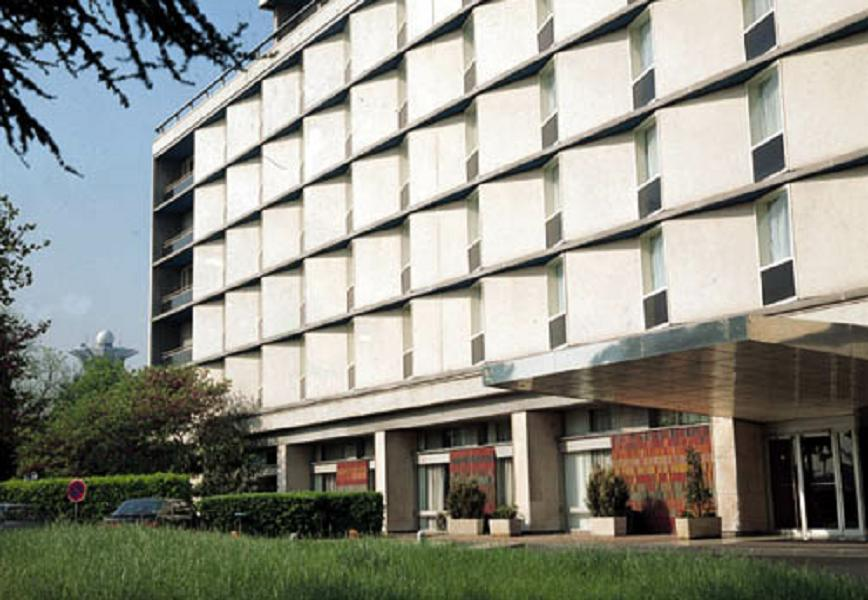
//> input picture KeyPointDetection/images/building.jpg, 868 x 600 px
$ ./GaussPyramid_Test   (built with g++ and OpenCV 4)
//> lines starting //> are read from the running program, lines starting //| are printed output that depends on the picture
### KeyPointDetection/include/src/GaussPyramid/GaussPyramid.hpp
#pragma once
#include <opencv2/core.hpp>
#include <opencv2/highgui.hpp>
#include <opencv2/imgcodecs.hpp>
#include <opencv2/imgproc.hpp>
#include <iostream>
#include <vector>
#include <map>
#include <cmath>
#include <string>

using namespace cv;

class GaussPyramid
{
    public:
        GaussPyramid(Mat& img, int numOctaves, double sigma) : numOctaves_{numOctaves}, sigma_{sigma} { this->createPyramid(img); }
        // [4 lines left out: function GaussPyramid, not called in this run]
        //member variable getters
        const int getNumOctaves() { return this->numOctaves_; }
        const int getNumLevels() { return this->numLevels_; }
        //octave getters.
        const double getSigmaAt(int octave, int level);
        const double calculateSigma(int octave, int level);
        const Mat& octaveImage(int octave) { return this->img_pyramid.at(octave); }
        const std::vector<double>& octaveSigma(int octave) { return this->sigmas_pyramid.at(octave); }
        const std::vector<Mat>& octaveBlur(int octave) { return this->gauss_pyramid.at(octave); }
        const std::vector<Mat>& octaveDiff(int octave) { return this->diff_pyramid.at(octave); }
        const std::vector<Mat>& octaveGradX(int octave) { return this->grad_x_pyramid.at(octave); }
        const std::vector<Mat>& octaveGradY(int octave) { return this->grad_y_pyramid.at(octave); }
        const std::vector<Mat>& octaveGradMag(int octave) { return this->grad_mag_pyramid.at(octave); }
        const std::vector<Mat>& octaveGradOrient(int octave) { return this->grad_orient_pyramid.at(octave); }
        //pyramid getters
        const std::vector<Mat>& imagePyramid() { return this->img_pyramid; }
        const std::map<int, std::vector<Mat>>& pyramidGauss() { return this->gauss_pyramid; }
        const std::map<int, std::vector<Mat>>& pyramidDiff() { return this->diff_pyramid; }
        const std::map<int, std::vector<Mat>>& pyramidGradX() { return this->grad_x_pyramid; }
        const std::map<int, std::vector<Mat>>& pyramidGradY() { return this->grad_y_pyramid; }
        const std::map<int, std::vector<Mat>>& pyramidGradMag() { return this->grad_mag_pyramid; }
        const std::map<int, std::vector<Mat>>& pyramidGradOrient() { return this->grad_orient_pyramid; }
        //display functions
        static void showOctave(const std::vector<Mat> images, const std::string window_name, const Point pos = Point(0,0));
        static void showPyramid(const std::map<int, std::vector<Mat>> pyramid);
    private:
        void calculateNumOctaves(Mat& img);
        double calculateSigma(int level);
        void createPyramid(Mat& img);
        void processGradients(std::vector<Mat> gaussians);
        std::vector<Mat> GaussVector(Mat& img);
        std::vector<Mat> Diff_of_Gauss(std::vector<Mat> gaussians);
        std::vector<Mat> img_pyramid;
        std::map<int, std::vector<double>> sigmas_pyramid;
        std::map<int, std::vector<Mat>> gauss_pyramid;
        std::map<int, std::vector<Mat>> diff_pyramid;
        std::map<int, std::vector<Mat>> grad_x_pyramid;
        std::map<int, std::vector<Mat>> grad_y_pyramid;
        std::map<int, std::vector<Mat>> grad_mag_pyramid;
        std::map<int, std::vector<Mat>> grad_orient_pyramid;
        int numOctaves_ = 0;
        int scaleSamples_ = 3;
        int numLevels_ = scaleSamples_ + 3;
        int currentOctave_ = 0;
        double sigma_ = 0.0f;
        double k_ = pow(2.0f, 1.0f/double(scaleSamples_));
        //see: https://www.researchgate.net/profile/Michael-Veth/publication/216789729/figure/fig12/AS:394046162915328@1470959334135/Octaves-of-the-Difference-of-Gaussian-Functions-over-a-Scale-Space-Gaussian-blurred.png
};

### KeyPointDetection/include/src/GaussPyramid/GaussPyramid.cpp
#include "GaussPyramid.hpp"

using namespace cv;
using std::cout, std::endl;

//SIFT paper considers the gaussian function G(x,y,sigma)
//it uses scales seperated by a constant k
//D (x,y,sigma) = ( G(x,y,k*sigma) - G(x,y,sigma) ) conv* I(x,y)

//after each octave, the guassian image is downsampled to half the size.
//i.e. octave 0 --> G(x,y,sigma), octave 1 --> G(x/2, y/2, sigma)

//they set k = 2^(1/s), where is s is an integer number of times we divide the image in scale space.
//ex 4 octaves, s = 4, k = 2^(1/4).

//per octave change, the sigma value is doubled while the image size is halved.
//so if we double sigma 4 times (i.e. 4 octave changes), we need 7 images in each octave?

//so basically, when computing the images of an octave, sigma stays the same
//what changes is the k factor

//does the s variable in k change depending on what octave you're currently in?
//ex: Octave 1:
//k = 2^(1/1) = 2

//Figure 1 says, for EACH octave, the intial image is repeatedly convolved w/ gaussians

//note, mathematically, due to the associative property of convolution, is it faster to
//convolve the gaussian kernels with each other, before convolving with the image.

//equally, you can blur an image with the same blur as two kernels by using
//new_sigma = sqrt( sig1**2 + sig2**2 )
//this will probably be the fastest method.
//https://math.stackexchange.com/questions/3159846/what-is-the-resulting-sigma-after-applying-successive-gaussian-blur
//for development sake though, it will just be fastest to blur each previous image.
Mat mat2gray_float(const cv::Mat& src)
{
    Mat dst;
    normalize(src, dst, 0.0, 1.0, cv::NORM_MINMAX, CV_32F);

    return dst;
}

//it may be useful to display the current octave number along with the sigma value of each image in the octave.
void GaussPyramid::showOctave(const std::vector<Mat> images, const std::string window_name, const Point pos) {
    Mat display;
    display = images.at(0);

    for (int i = 1; i < images.size(); ++i) {
        vconcat(display, images[i], display);
    }

    imshow(window_name, mat2gray_float(display));
    moveWindow(window_name, pos.x, pos.y);
}

// [7 lines left out: function showPyramid, not called in this run]

void GaussPyramid::processGradients(std::vector<Mat> gaussians) {
    //cout << "Processing image gradients" << endl;
    //hmm, according to my study, this part shouldn't actually be working. The values should be overwritten.
    //it seemed to be necessary to use a temporary variable w/ copying to make this actually work.
    //Try to fix this.

    int ksize = 1;
    int scale = 1;
    int delta = 0;
    int ddepth = CV_32F;

    std::vector<Mat> xGradients;
    std::vector<Mat> yGradients;
    std::vector<Mat> gradMags;
    std::vector<Mat> gradOrients;

    Mat sobelX;
    Mat sobelY;
    Mat mag;
    Mat orient;

    for (int i = 0; i < gaussians.size(); ++i) {
        Sobel(gaussians[i], sobelX, ddepth, 1, 0, ksize, scale, delta, BORDER_DEFAULT);
        xGradients.emplace_back(sobelX.clone());

        Sobel(gaussians[i], sobelY, ddepth, 0, 1, ksize, scale, delta, BORDER_DEFAULT);
        yGradients.emplace_back(sobelY.clone());

        magnitude(xGradients[i], yGradients[i], mag);
        gradMags.emplace_back(mag.clone());

        phase(xGradients[i], yGradients[i], orient, true);
        gradOrients.emplace_back(orient.clone());
    }

    this->grad_x_pyramid.emplace(this->currentOctave_, xGradients);
    this->grad_y_pyramid.emplace(this->currentOctave_, yGradients);
    this->grad_mag_pyramid.emplace(this->currentOctave_, gradMags);
    this->grad_orient_pyramid.emplace(this->currentOctave_, gradOrients);
}

void GaussPyramid::createPyramid(Mat& img) {
    //the sift paper states they double the size of the original image for the first level of the pyramid.
    //'double the size of the input image using linear interpolation prior to building the first level of the pyramid'
    Mat pyrBase;
    resize(img, pyrBase, Size(), 2, 2, INTER_LINEAR);

    for (int i = 0; i < this->numOctaves_; ++i) {
        this->currentOctave_ = i;   //this is set in order to calculate the sigma value of each level in each octave.

        //allocate 6 empty images to move the data over.
        std::vector<Mat> gaussians = GaussVector(pyrBase);
        std::vector<Mat> diffs = Diff_of_Gauss(gaussians);
        processGradients(gaussians);
        this->img_pyramid.emplace_back(pyrBase);                //TODO: Does the image pyramid need to contain unblurred images??

        //The SIFT paper states that, they take a gaussian image w/ twice the initial value of sigma, this corresponds to
        //the 3rd image from the top (in our case, the 4th image)
        Mat octaveBase = gaussians.at(this->scaleSamples_); //only copies the header

        //now with the resized image, repeat the two for the other levels of the pyramid.
        resize(octaveBase, pyrBase, Size(), 0.5, 0.5, INTER_NEAREST);

        this->gauss_pyramid.emplace(i, gaussians);
        this->diff_pyramid.emplace(i, diffs);
    }
}

// [9 lines left out: function padOctave, not called in this run]

//The maximum number of octaves in an image is set by taking the smaller dimension of width&height
//then, taking log base 2 of that number, which gives the maximum number of times an image can be divided in half.
//dividing an image down further than 32x32 isn't necessarily useful though, so we subtract the max # of octaves by 4.
//ex: given an image 600x850, the maximum number of times it can be divided in half is log2(600) = ~9.2 = 9
//    remove the last 4 non-useful feature layers (1x1, 2x2, 4x4, 8x8)... 9 - 4 = 5 octaves over the images.
//see: https://stackoverflow.com/questions/30291398/vlfeat-computation-of-number-of-octaves-for-sift
//     https://www.researchgate.net/post/Can_any_one_help_me_understand_Deeply_SIFT
void GaussPyramid::calculateNumOctaves(Mat& img) {
    this->numOctaves_ = floor(log2(min(img.rows, img.cols))) - 4;
}

//the first portion pow(2, this->currentOctave) keeps track of the doubling value of each octave. At octave 0, it will be 1
//the second portion this->sigma_* pow(this->k_, level) tracks which level were on.
double GaussPyramid::calculateSigma(int level) {
    return pow(2,this->currentOctave_)*this->sigma_*pow( this->k_, level);
}

const double GaussPyramid::calculateSigma(int octave, int level) {
    return pow(2,octave)*this->sigma_*pow( this->k_, level);
}


//see: https://dsp.stackexchange.com/questions/10074/sift-why-s3-scales-per-octave
std::vector<Mat> GaussPyramid::GaussVector(Mat& img) {
    std::vector<Mat> gaussians{this->numLevels_, Mat::zeros(img.size(), CV_32F)};
    std::vector<double> sigmas(this->numLevels_, 0.0);
    Mat blurred;

    //instead of consecutively blurring the image, first calculate the sigma value for that blurred level..
    for (int i = 0; i < this->numLevels_; ++i) {
        sigmas[i] = calculateSigma(i);


        //edit this part to instead blur given the sigma of the current level.
        GaussianBlur(img, blurred, Size(0,0), sigmas[i], 0, BORDER_DEFAULT);

        //cv::swap(blurred, gaussians[i]);     //note that swap is just slightly slower (by .1~1 miliseconds)
        gaussians[i] = std::move(blurred);
        //each iteration, take the previous blurred image & blur it again.
    }
    this->sigmas_pyramid.emplace(this->currentOctave_, sigmas);
    return gaussians;
}

const double GaussPyramid::getSigmaAt(int octave, int level) {
    return this->sigmas_pyramid.at(octave).at(level);
}

std::vector<Mat> GaussPyramid::Diff_of_Gauss(std::vector<Mat> gaussians) {
    //now, get a vector of difference of gaussians.
    std::vector<Mat> diffs{gaussians.size()-1, Mat::zeros(gaussians[0].size(), CV_32F)};
    for (int i = 1; i < gaussians.size(); i++) {
        //start i =1, therefore we can always grab the previous gaussian.
         //moving it mighttt be the problem? Since it's an rvalue in the first place and we're moving to an lvalue?
        diffs[i-1] = std::move(gaussians[i] - gaussians[i-1]);
    }
    return diffs;
}

### KeyPointDetection/tests/GaussPyramid_Test.cpp
#include <GaussPyramid/GaussPyramid.hpp>
using namespace cv;
using std::cout, std::endl;

Mat mat2gray(const cv::Mat& src)
{
    Mat dst;
    normalize(src, dst, 0.0, 255.0, cv::NORM_MINMAX, CV_8U);

    return dst;
}

// [49 lines left out: functions compareImages, roundToNextOdd, getWindowSize, not called in this run]

int main() {
    /*
        Goal: Create and display a gaussian pyramid (map)

    */

    //choosing a kernel size based upon the sigma value:
    //https://stackoverflow.com/questions/17841098/gaussian-blur-standard-deviation-radius-and-kernel-size

    cout << "OpenCV version : " << CV_VERSION << endl;
    cout << "Major version : " << CV_MAJOR_VERSION << endl;
    cout << "Minor version : " << CV_MINOR_VERSION << endl;
    cout << "Subminor version : " << CV_SUBMINOR_VERSION << endl;

    //std::string img_path = samples::findFile("building.jpg");
    Mat img_color = imread("../images/building.jpg", IMREAD_COLOR);
//> img_color is the input picture: 600 rows x 868 cols, CV_8UC3; mean B, G, R 133.7, 143.6, 142.9
    //Mat img_color = imread(img_path, IMREAD_COLOR);
    Mat img;
    cvtColor(img_color, img, COLOR_BGR2GRAY);

    int numOctaves = 4; //this represents the s variable in SIFT.
    double sigma = 1.6;                        //paper states a sigma of 1.6
    GaussPyramid pyramid{img, numOctaves, sigma};
//> after the loop in createPyramid, `for (int i = 0; i < this->numOctaves_; ++i)`:
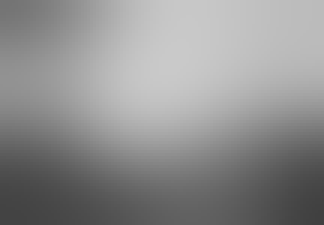
//> pyrBase: 75 rows x 108 cols, CV_8UC1 (shown 3 times larger); min 64, max 201, mean 142.9

    //0. Check that the pyramid has levels equivalent to number of octaves
    cout << "Number of expected octaves: " << pyramid.getNumOctaves() << endl;
//| Number of expected octaves: 4
    cout << "Number of expected levels per octave: " << pyramid.getNumLevels() << endl;
//| Number of expected levels per octave: 6
    for (const auto& kv: pyramid.pyramidGauss()) {
        cout << "Pyramid level: " << kv.first << endl;
        cout << "number of levels: " << kv.second.size() << endl;
        cout << "image size: width.height (" << kv.second.at(0).cols << ", " << kv.second.at(0).rows << ")" << endl;
    }
//> this loop made 4 passes
//| Pyramid level: 0
//| number of levels: 6
//| image size: width.height (1736, 1200)
//| Pyramid level: 1
//| number of levels: 6
//| image size: width.height (868, 600)
//> (the first 6 of 12 printed lines)
    cout << endl;


    //1. Verify that the sigma values return the correct values.
    double mySigma = pyramid.getSigmaAt(0,0);
//> mySigma = 1.6
    cout << "First sigma value of pyramid : " << mySigma << endl;
//| First sigma value of pyramid : 1.6

    double mySecondSigma = pyramid.getSigmaAt(0,pyramid.getNumLevels()-1);
//> mySecondSigma = 5.08
    cout << "Last sigma value of 1st octave : " << mySecondSigma << endl;
//| Last sigma value of 1st octave : 5.07968

    double mySigma_doubled = pyramid.getSigmaAt(0,pyramid.getNumLevels()-3);
//> mySigma_doubled = 3.2
    cout << "double sigma value : " << mySigma_doubled << endl;
//| double sigma value : 3.2


    //2. verify the pyramid holds the correct number of sigma values.
    cout << "Number of sigma values per octave: " << pyramid.octaveSigma(numOctaves-1).size() << endl;
//| Number of sigma values per octave: 6


    //3. Verify that the pyramid correctly contains the magnitude images
    Mat gradX = pyramid.octaveGradX(1).at(0);
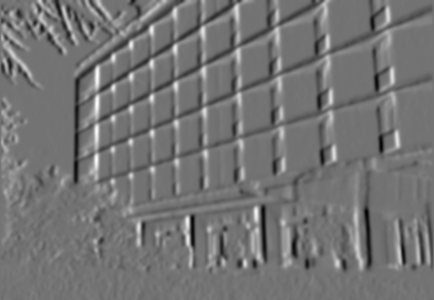
//> gradX: 600 rows x 868 cols, CV_32FC1 (shown at 1/2 size); min -40, max 48, mean 0.1; drawn with min black and max white
    Mat gradY = pyramid.octaveGradY(1).at(0);
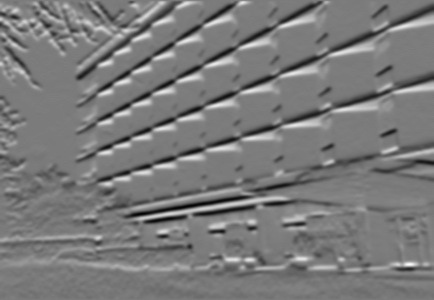
//> gradY: 600 rows x 868 cols, CV_32FC1 (shown at 1/2 size); min -43, max 46, mean -0.3; drawn with min black and max white
    Mat gradMag = pyramid.octaveGradMag(1).at(0);
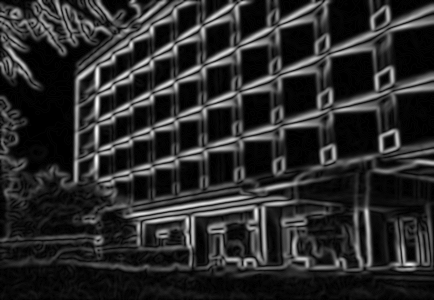
//> gradMag: 600 rows x 868 cols, CV_32FC1 (shown at 1/2 size); min 0, max 48.04, mean 8.3; drawn with min black and max white
    Mat gradOrient = pyramid.octaveGradOrient(1).at(0);
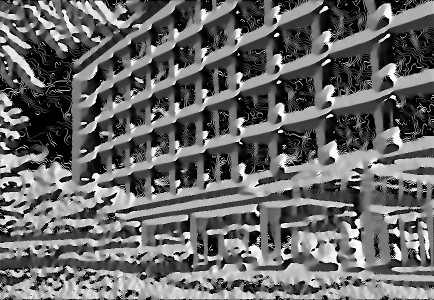
//> gradOrient: 600 rows x 868 cols, CV_32FC1 (shown at 1/2 size); min 0, max 358.7, mean 147.3; drawn with min black and max white

    imshow("grad X", gradX);
    imshow("grad Y", gradY);
    imshow("magnitude", mat2gray(gradMag));
    imshow("orientation",mat2gray(gradOrient));


    //https://stackoverflow.com/questions/9905093/how-to-check-whether-two-matrices-are-identical-in-opencv
    //bool areIdentical = !cv::norm(downsized,downsized2,NORM_L1);
    //cout << "Downsized images equal?: " << areIdentical << endl;

    imshow("original image: ", img);
    moveWindow("original image: ", 0,0);

    // [9 lines of commented-out code are left out]

    std::string octave_window2 = "Octave 2 Blurs";
    //it may be useful for showOctave to print both the octave number and sigma value at that image.
    GaussPyramid::showOctave(pyramid.octaveBlur(2), octave_window2);
//> the loop in showOctave, `for (int i = 1; i < images.size(); ++i)` made 5 passes
//> pass 1, in showOctave, `vconcat(display, images[i], display);`:
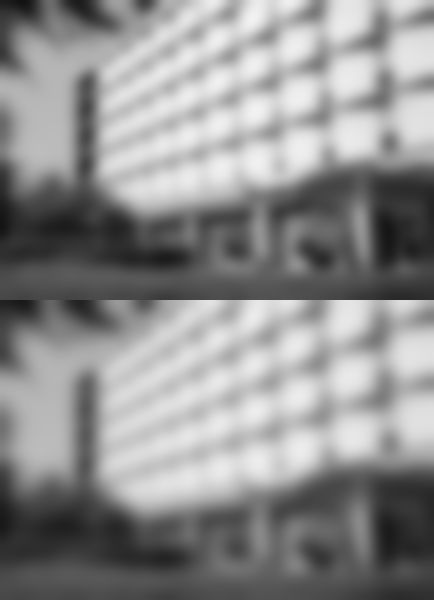
//> display: 600 rows x 434 cols, CV_8UC1; min 18, max 242, mean 142.3
//> after the loop in showOctave, `for (int i = 1; i < images.size(); ++i)`:
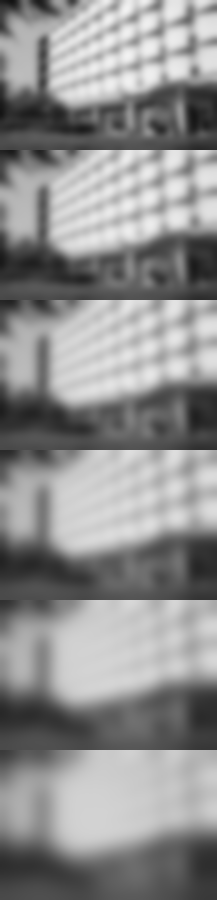
//> display: 1800 rows x 434 cols, CV_8UC1 (shown at 1/2 size); min 18, max 242, mean 142.3

    // [19 lines of commented-out code are left out]


    waitKey(0);
    return 0;
}

$ run again, with KeyPointDetection/images/blox.jpg copied over KeyPointDetection/images/building.jpg
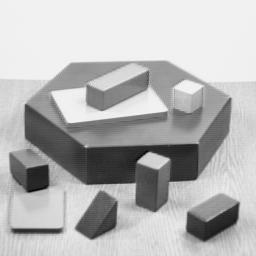
//> input picture KeyPointDetection/images/blox.jpg, 256 x 256 px
//> img_color is the input picture: 256 rows x 256 cols, CV_8UC3; min 0, max 252, mean 182.8
//> after the loop in createPyramid, `for (int i = 0; i < this->numOctaves_; ++i)`:
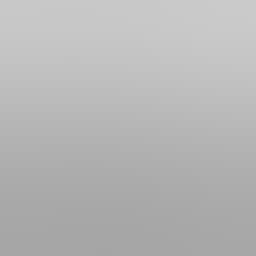
//> pyrBase: 32 rows x 32 cols, CV_8UC1 (shown 8 times larger); min 165, max 202, mean 182.3
//| Number of expected octaves: 4
//| Number of expected levels per octave: 6
//> the loop `for (const auto& kv: pyramid.pyramidGauss())` made 4 passes
//| Pyramid level: 0
//| number of levels: 6
//| image size: width.height (512, 512)
//| Pyramid level: 1
//| number of levels: 6
//| image size: width.height (256, 256)
//> (the first 6 of 12 printed lines)
//> mySigma = 1.6
//| First sigma value of pyramid : 1.6
//> mySecondSigma = 5.08
//| Last sigma value of 1st octave : 5.07968
//> mySigma_doubled = 3.2
//| double sigma value : 3.2
//| Number of sigma values per octave: 6
//> the loop in showOctave, `for (int i = 1; i < images.size(); ++i)` made 5 passes
//> in mat2gray_float, `normalize(src, dst, 0.0, 1.0, cv::NORM_MINMAX, CV_32F);`:
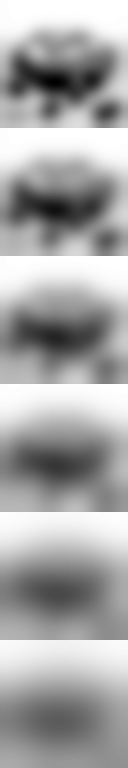
//> dst: 768 rows x 128 cols, CV_32FC1; min 0, max 1, mean 0.657

$ run again, with KeyPointDetection/images/home.jpg copied over KeyPointDetection/images/building.jpg
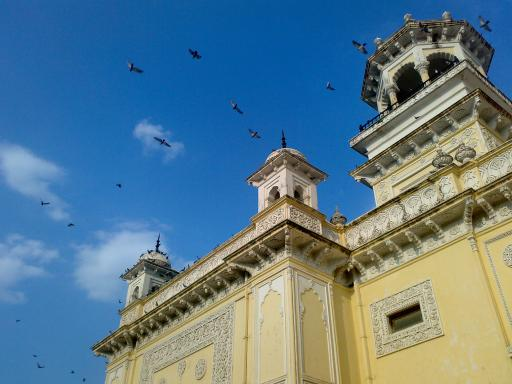
//> input picture KeyPointDetection/images/home.jpg, 512 x 384 px
//> img_color is the input picture: 384 rows x 512 cols, CV_8UC3; mean B, G, R 141.2, 123.9, 91.6
//| Number of expected octaves: 4
//| Number of expected levels per octave: 6
//> the loop `for (const auto& kv: pyramid.pyramidGauss())` made 4 passes
//| Pyramid level: 0
//| number of levels: 6
//| image size: width.height (1024, 768)
//| Pyramid level: 1
//| number of levels: 6
//| image size: width.height (512, 384)
//> (the first 6 of 12 printed lines)
//> mySigma = 1.6
//| First sigma value of pyramid : 1.6
//> mySecondSigma = 5.08
//| Last sigma value of 1st octave : 5.07968
//> mySigma_doubled = 3.2
//| double sigma value : 3.2
//| Number of sigma values per octave: 6
//> the loop in showOctave, `for (int i = 1; i < images.size(); ++i)` made 5 passes
//> after the loop in showOctave, `for (int i = 1; i < images.size(); ++i)`:
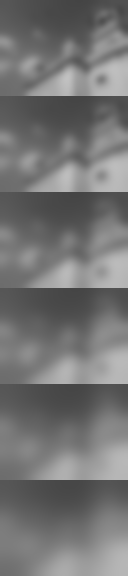
//> display: 1152 rows x 256 cols, CV_8UC1 (shown at 1/2 size); min 68, max 193, mean 116
//> in mat2gray_float, `normalize(src, dst, 0.0, 1.0, cv::NORM_MINMAX, CV_32F);`:
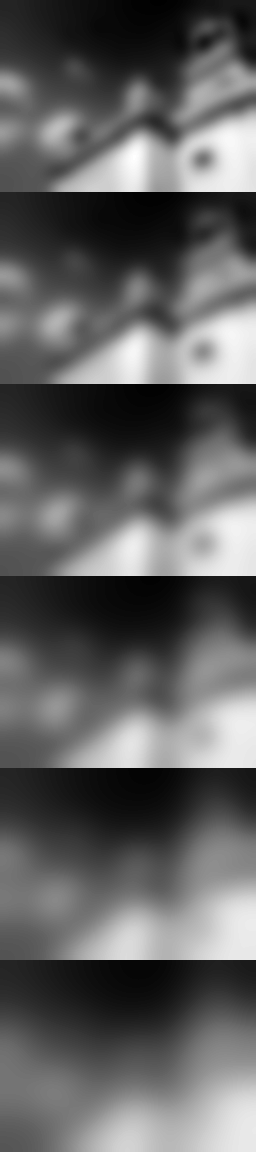
//> dst: 1152 rows x 256 cols, CV_32FC1; min 0, max 1, mean 0.384
